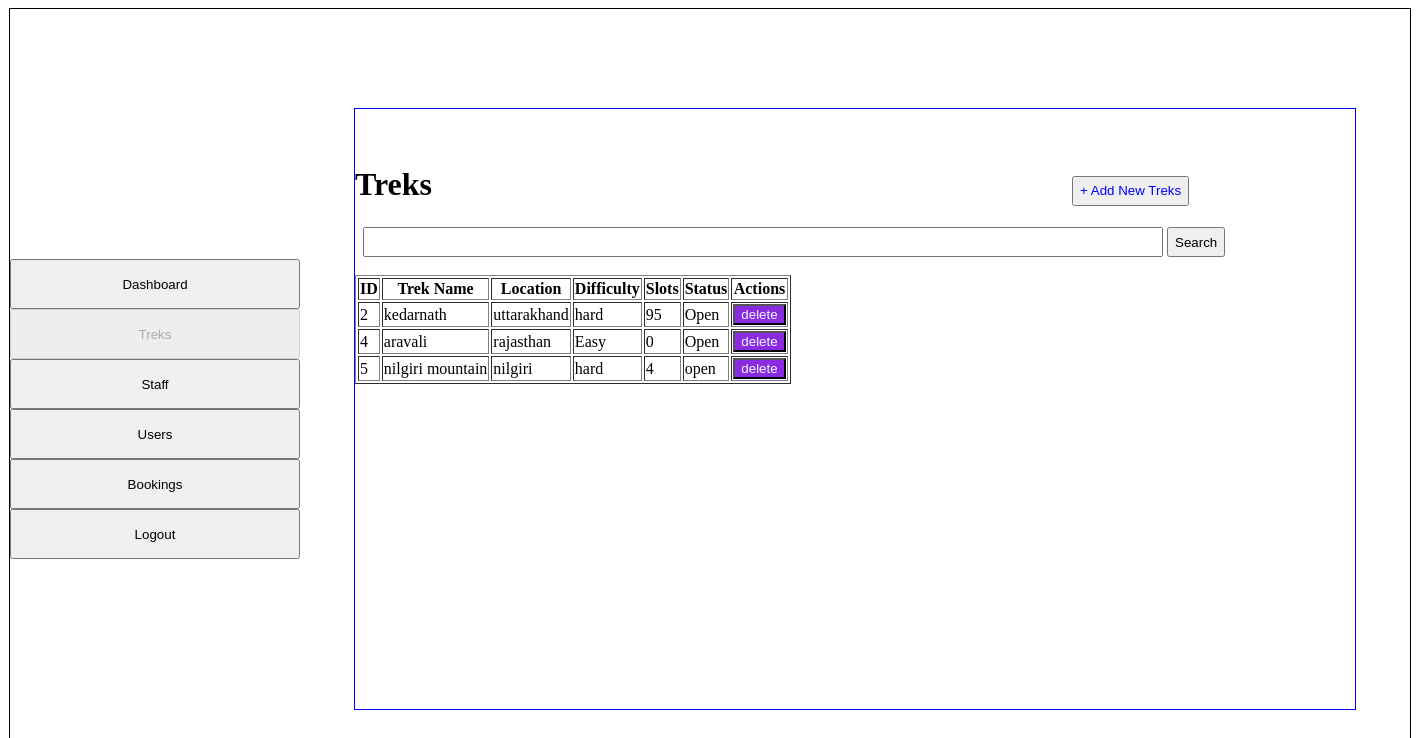
Before: /manage_treks with the older database file.
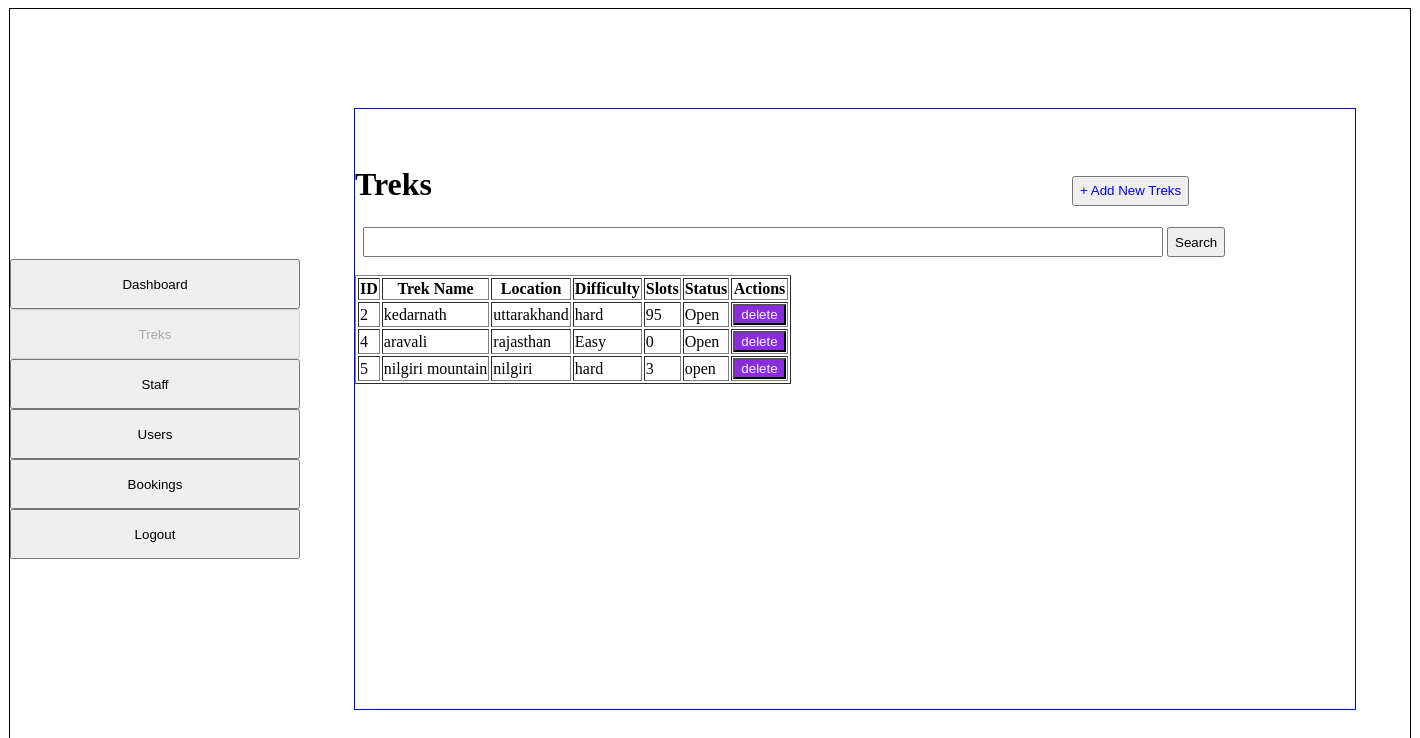
After: the same page with the newer database file.
### models.py (models this page shows)
class Trek(db.Model):
    __tablename__ = "treks"
    trek_id = db.Column(db.Integer, primary_key=True)
    trek_name = db.Column(db.String(200), nullable=False)
    location = db.Column(db.String(100), nullable=False)
    difficulty = db.Column(db.String(50), nullable=False)
    duration = db.Column(db.String(50), nullable=False)
    start_date = db.Column(db.Date, nullable=False)
    end_date = db.Column(db.Date, nullable=False)
    total_slots = db.Column(db.Integer, nullable=False)
    available_slots = db.Column(db.Integer, nullable=False)
    status = db.Column(db.String(20), nullable=False)
    description = db.Column(db.String(500), nullable=False)
    assigned_staff_id = db.Column(db.Integer, db.ForeignKey("users.user_id"), nullable=True)
    bookings = db.relationship("Booking", cascade="all,delete", backref="trek")

### app.py (the view)
@app.route('/manage_treks', methods=['GET', 'POST'])
def manageadmin():
    search_query = request.form.get("search")
    if search_query:
        data3 = db.session.query(Trek).filter(
            (Trek.trek_name.like(f"%{search_query}%")) |
            (Trek.location.like(f"%{search_query}%"))
        ).all()
    else:
        data3 = get_trek_data()
    return render_template("manage_treks.html", trekdata=data3)

### app.py (called while the page is built)
def get_trek_data():
    all_treks = db.session.query(Trek).all()
    return all_treks

### templates/manage_treks.html (shortened to what this page needs)
{% extends "base.html" %}
{% block sidebar %}
<a href="/admin_dashboard"><input type="button" value="Dashboard" style="width: 290px; height: 50px; margin: 0 auto;"></a><br>
<a href="/manage_treks"><input type="button" value="Treks" style="width: 290px; height: 50px; margin: 0 auto;" disabled></a><br>
<a href="/all_staffs"><input type="button" value="Staff" style="width: 290px; height: 50px; margin: 0 auto;"></a><br>
<a href="/all_users"><input type="button" value="Users" style="width: 290px; height: 50px; margin: 0 auto;"></a><br>
<a href="/bookings"><input type="button" value="Bookings" style="width: 290px; height: 50px; margin: 0 auto;"></a><br>
<a href="/logout"><input type="button" value="Logout" style="width: 290px; height: 50px; margin: 0 auto;"></a>
{% endblock %}
{% block content %}
<h1>Treks
&nbsp;&nbsp;&nbsp;&nbsp;&nbsp;&nbsp;&nbsp;&nbsp;&nbsp;&nbsp;&nbsp;&nbsp;&nbsp;&nbsp;&nbsp;&nbsp;&nbsp;&nbsp;
&nbsp;&nbsp;&nbsp;&nbsp;&nbsp;&nbsp;&nbsp;&nbsp;&nbsp;&nbsp;&nbsp;&nbsp;&nbsp;&nbsp;&nbsp;&nbsp;&nbsp;&nbsp;&nbsp;
&nbsp;&nbsp;&nbsp;&nbsp;&nbsp;&nbsp;&nbsp;&nbsp;&nbsp;&nbsp;&nbsp;&nbsp;&nbsp;&nbsp;&nbsp;&nbsp;&nbsp;&nbsp;&nbsp;
&nbsp;&nbsp;&nbsp;&nbsp;&nbsp;&nbsp;&nbsp;&nbsp;&nbsp;&nbsp;&nbsp;&nbsp;&nbsp;&nbsp;&nbsp;&nbsp;&nbsp;&nbsp;&nbsp;
    <a href="/add_edit_trek"><input type="button" value="+ Add New Treks" style="color:blue; height: 30px;"></a>
</h1>
<form method="POST" action="" style="margin: auto;">
   &nbsp; <input type="search" name="search" id="search" style="width: 800px; height: 30px;">
    <input type="submit" value="Search" style="height: 30px;">
</form>
<br>
    <table border="1px solid black" >
    <tr>
        <th>ID</th>
        <th>Trek Name</th>
        <th>Location</th>
        <th>Difficulty</th>
        <th>Slots</th>
        <th>Status</th>
        <th>Actions</th>
    </tr>
    {% for t in trekdata %}
    <tr>
        <td>{{ t.trek_id }}</td>
        <td>{{ t.trek_name }}</td>
        <td>{{ t.location }}</td>
        <td>{{ t.difficulty }}</td>
        <td>{{ t.available_slots }}</td>
        <td>{{ t.status }}</td>
        <td>
            <a href="/delete_trek/{{ t.trek_id }}"><input type="button" value="delete" style="background-color: blueviolet; color: aliceblue;"></a>        </td>
    </tr>
    {% endfor %}
</table>
{% endblock %}

Changed rows visible on the page:
changed Trek "nilgiri mountain": available_slots "4" → "3"
